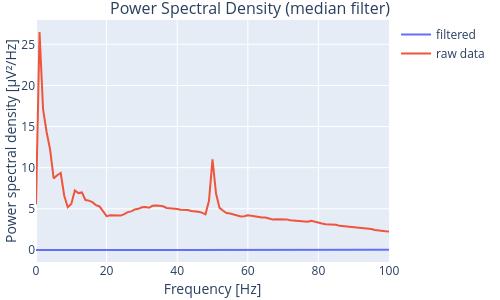

Notebook cell for this chart:
### Code cell
dfreq = 1
fig1 = show_spectr(filtered, Fs, specific_title=f'median filter', delta_f=dfreq, fr_max=100)
fig1.data[0].name = 'filtered'
fig2 = show_spectr(eeg_channel, Fs, delta_f=dfreq)
for trace in fig2.data:
    trace.name = "raw data"
    fig1.add_trace(trace)

fig1

### Figure 1 — Plotly figure (JSON) as saved in the notebook; plotly's stock layout.template omitted (floating-point values rounded to 4 significant figures; data arrays with more than 128 entries replaced by an {"elided": "..."} marker saying what was removed)
{"data": [{"mode": "lines", "name": "filtered", "type": "scatter", "x": {"elided": "12501 float values"}, "y": {"elided": "12501 float values"}}, {"mode": "lines", "name": "raw data", "type": "scatter", "x": {"elided": "12501 float values"}, "y": {"elided": "12501 float values"}}], "layout": {"height": 300, "margin": {"b": 10, "l": 10, "r": 10, "t": 20}, "title": {"font": {"size": 16}, "text": "Power Spectral Density (median filter)", "x": 0.5, "y": 0.99}, "width": 500, "xaxis": {"range": [0, 100], "showgrid": true, "tickfont": {"size": 12}, "title": {"font": {"size": 14}, "standoff": 1, "text": "Frequency [Hz]"}}, "yaxis": {"showgrid": true, "tickfont": {"size": 12}, "title": {"font": {"size": 14}, "standoff": 1, "text": "Power spectral density [µV²/Hz]"}}}}
